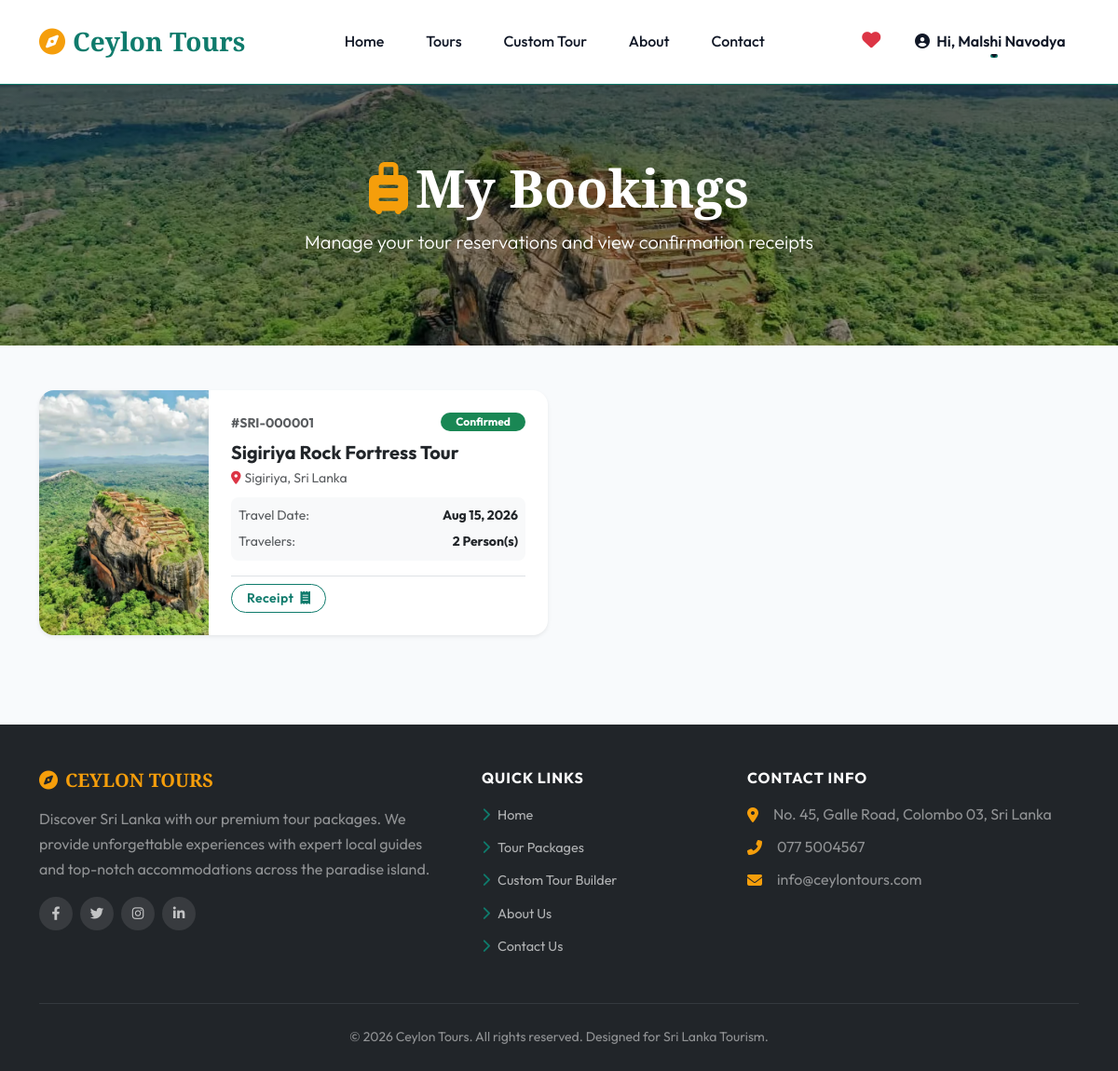
The page /index.php?route=my_bookings (signed in) on the database its author committed.
### tables this page shows
CREATE TABLE `bookings` (
  `id` int(11) NOT NULL AUTO_INCREMENT,
  `customer_id` int(11) NOT NULL,
  `package_id` int(11) NOT NULL,
  `travel_date` date NOT NULL,
  `travelers` int(11) NOT NULL,
  `special_requests` text DEFAULT NULL,
  `booking_status` enum('Pending','Confirmed','Cancelled') NOT NULL DEFAULT 'Pending',
  `payment_status` enum('Unpaid','Paid','Refunded') NOT NULL DEFAULT 'Unpaid',
  `cancel_reason` varchar(255) DEFAULT NULL,
  `total_price` decimal(12,2) DEFAULT 0.00,
  `created_at` timestamp NOT NULL DEFAULT current_timestamp(),
  PRIMARY KEY (`id`),
  KEY `customer_id` (`customer_id`),
  KEY `package_id` (`package_id`),
  CONSTRAINT `bookings_ibfk_1` FOREIGN KEY (`customer_id`) REFERENCES `customers` (`id`) ON DELETE CASCADE,
  CONSTRAINT `bookings_ibfk_2` FOREIGN KEY (`package_id`) REFERENCES `tour_packages` (`id`) ON DELETE CASCADE
);

CREATE TABLE `tour_packages` (
  `id` int(11) NOT NULL AUTO_INCREMENT,
  `title` varchar(255) NOT NULL,
  `destination` varchar(100) NOT NULL,
  `description` text NOT NULL,
  `category` enum('Adventure','Cultural','Wildlife','Beach','Family','Honeymoon','Religious') NOT NULL DEFAULT 'Cultural',
  `difficulty_level` enum('Easy','Moderate','Challenging') NOT NULL DEFAULT 'Easy',
  `includes_services` text DEFAULT NULL,
  `excluded_services` text DEFAULT NULL,
  `price` decimal(10,2) NOT NULL,
  `duration` int(11) NOT NULL COMMENT 'Duration in days',
  `image` varchar(255) DEFAULT NULL,
  `available_slots` int(11) NOT NULL,
  `rating` decimal(3,2) DEFAULT 0.00,
  `is_featured` tinyint(1) DEFAULT 0,
  `created_at` timestamp NOT NULL DEFAULT current_timestamp(),
  PRIMARY KEY (`id`)
);

### controllers/BookingController.php (called while the page is built, shortened)
<?php
require_once 'config/Database.php';
require_once 'models/Booking.php';
class BookingController {
    private $booking;
    public function __construct() {
        $database = new Database();
        $this->db = $database->getConnection();
        $this->booking = new Booking($this->db);
    }
    public function myBookings() {
        $this->booking->customer_id = $_SESSION['customer_id'];
        $stmt = $this->booking->readByCustomer();
        $bookings = $stmt->fetchAll(PDO::FETCH_ASSOC);
        require_once 'views/public/my_bookings.php';
    }
}
?>

### config/Database.php (called while the page is built, shortened)
<?php
class Database {
    private $host = "localhost";
    private $db_name = "tour_booking";
    private $username = "root";
    private $password = "";
    public function getConnection() {
        $this->conn = null;
        try {
            $this->conn = new PDO("mysql:host=" . $this->host . ";dbname=" . $this->db_name, $this->username, $this->password);
            $this->conn->setAttribute(PDO::ATTR_ERRMODE, PDO::ERRMODE_EXCEPTION);
            $this->conn->setAttribute(PDO::ATTR_DEFAULT_FETCH_MODE, PDO::FETCH_ASSOC);
        } catch(PDOException $exception) {
            echo "Database Connection Error: " . $exception->getMessage();
        }
        return $this->conn;
    }
}
?>

### models/Booking.php (called while the page is built, shortened)
<?php
class Booking {
    private $conn;
    private $table_name = "bookings";
    public $customer_id;
    public function __construct($db) {
        $this->conn = $db;
    }
    public function readByCustomer() {
        $query = "SELECT b.*, p.title as package_title, p.destination, p.image, p.duration, p.price
                  FROM " . $this->table_name . " b
                  LEFT JOIN tour_packages p ON b.package_id = p.id
                  WHERE b.customer_id = ?
                  ORDER BY b.created_at DESC";
        $stmt = $this->conn->prepare($query);
        $this->customer_id = htmlspecialchars(strip_tags($this->customer_id));
        $stmt->bindParam(1, $this->customer_id);
        $stmt->execute();
        return $stmt;
    }
}
?>

### views/public/my_bookings.php (the view, shortened to what this page needs)
<?php require_once 'includes/header.php'; ?>
<div class="page-header text-white text-center" style="background: url('assets/Sigiriya.png') center/cover no-repeat;">
    <div class="position-relative z-index-1">
        <h1 class="display-4 fw-bold brand-font"><i class="fas fa-suitcase-rolling me-2 text-accent"></i>My Bookings</h1>
        <p class="lead opacity-90">Manage your tour reservations and view confirmation receipts</p>
    </div>
</div>
<div class="container py-5">
    <?php if (!empty($bookings)): ?>
        <div class="row g-4">
            <?php foreach ($bookings as $b): ?>
                <div class="col-md-6">
                    <div class="card border-0 shadow-sm rounded-4 overflow-hidden bg-white h-100">
                        <div class="row g-0 h-100">
                            <div class="col-4">
                                <img src="assets/<?php echo !empty($b['image']) ? htmlspecialchars($b['image']) : 'Sigiriya.png'; ?>" class="w-100 h-100 object-fit-cover" alt="Package Image" style="min-height: 180px;">
                            </div>
                            <div class="col-8">
                                <div class="card-body p-4 d-flex flex-column h-100">
                                    <div class="d-flex justify-content-between align-items-start mb-2">
                                        <small class="text-muted text-uppercase fw-bold fs-7">#SRI-<?php echo str_pad($b['id'], 6, '0', STR_PAD_LEFT); ?></small>
                                        <?php
                                        $statusBadge = 'bg-warning text-dark';
                                        if ($b['booking_status'] === 'Confirmed') $statusBadge = 'bg-success text-white';
                                        ?>
                                        <span class="badge <?php echo $statusBadge; ?> rounded-pill px-3 py-1 fw-bold">
                                            <?php echo htmlspecialchars($b['booking_status']); ?>
                                        </span>
                                    </div>
                                    <h5 class="fw-bold mb-1"><?php echo htmlspecialchars($b['package_title']); ?></h5>
                                    <p class="text-muted small mb-2"><i class="fas fa-map-marker-alt text-danger me-1"></i><?php echo htmlspecialchars($b['destination']); ?></p>
                                    <div class="bg-light rounded-3 p-2 mb-3 small">
                                        <div class="d-flex justify-content-between mb-1">
                                            <span class="text-muted">Travel Date:</span>
                                            <strong><?php echo date('M d, Y', strtotime($b['travel_date'])); ?></strong>
                                        </div>
                                        <div class="d-flex justify-content-between">
                                            <span class="text-muted">Travelers:</span>
                                            <strong><?php echo htmlspecialchars($b['travelers']); ?> Person(s)</strong>
                                        </div>
                                    </div>
                                    <div class="d-flex justify-content-between align-items-center mt-auto pt-2 border-top">
                                        <a href="index.php?route=booking_confirmation&id=<?php echo $b['id']; ?>" class="btn btn-outline-primary btn-sm rounded-pill px-3">
                                            Receipt <i class="fas fa-receipt ms-1"></i>
                                        </a>
                                    </div>
                                </div>
                            </div>
                        </div>
                    </div>
                </div>
            <?php endforeach; ?>
        </div>
    <?php endif; ?>
</div>
<?php require_once 'includes/footer.php'; ?>

### assets/css/style.css (style rules this page uses)
:root { --primary: #0f7b6c; --primary-dark: #0a5c52; --primary-light: #e8f5f3; --accent: #f59e0b; --accent-dark: #d97706; --secondary: #6b7280; --dark: #111827; --light: #f9fafb; --white: #ffffff; --danger: #ef4444; --success: #10b981; --info: #3b82f6; --shadow-sm: 0 1px 3px rgba(0, 0, 0, .08), 0 1px 2px rgba(0, 0, 0, .04); --shadow-md: 0 4px 12px rgba(0, 0, 0, .10), 0 2px 4px rgba(0, 0, 0, .05); --shadow-lg: 0 20px 48px rgba(0, 0, 0, .14), 0 8px 16px rgba(0, 0, 0, .06); --shadow-xl: 0 32px 64px rgba(0, 0, 0, .18); --radius-sm: .5rem; --radius-md: 1rem; --radius-lg: 1.5rem; --radius-xl: 2rem; --transition: .3s cubic-bezier(.4, 0, .2, 1); --transition-fast: .15s cubic-bezier(.4, 0, .2, 1); }
*, *::before, *::after { box-sizing: border-box; }
html { scroll-behavior: smooth; }
body { font-family: 'Outfit', sans-serif; color: #374151; background: #f8fafc; line-height: 1.7; }
.brand-font { font-family: 'Playfair Display', serif; }
.btn-outline-primary { color: var(--primary) !important; border-color: var(--primary) !important; }
a { color: var(--primary); }
.btn { font-weight: 600; letter-spacing: .4px; transition: var(--transition); border-radius: var(--radius-sm); }
.page-header { min-height: 280px; display: flex; align-items: center; justify-content: center; background-attachment: fixed; position: relative; }
.page-header::after { content: ''; position: absolute; inset: 0; background: linear-gradient(to bottom, rgba(0, 0, 0, .55), rgba(0, 0, 0, .35)); }
.page-header>* { position: relative; z-index: 1; }
.rounded-4 { border-radius: var(--radius-md) !important; }
.object-fit-cover { object-fit: cover; }
.text-accent { color: var(--accent) !important; }

### rows shown on the page
bookings: package.image (picture), id "000001", booking_status "Confirmed", package.title "Sigiriya Rock Fortress Tour", package.destination "Sigiriya, Sri Lanka", travel_date "Aug 15, 2026", travelers "2"

### other values the page prints
$_SESSION['customer_name'] "Malshi Navodya"
